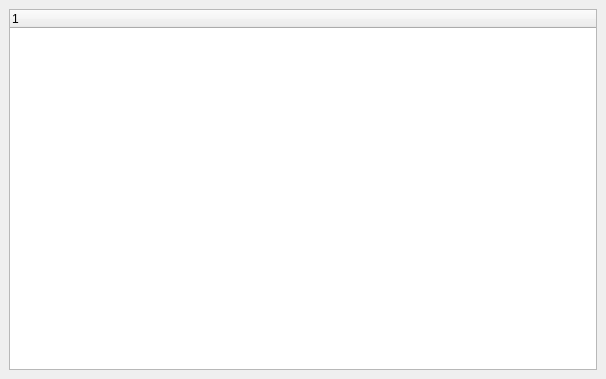
<?xml version="1.0" encoding="UTF-8"?>
<ui version="4.0">
 <class>AdvRAM</class>
 <widget class="QWidget" name="AdvRAM">
  <property name="geometry">
   <rect>
    <x>0</x>
    <y>0</y>
    <width>606</width>
    <height>379</height>
   </rect>
  </property>
  <property name="windowTitle">
   <string>Form</string>
  </property>
  <layout class="QGridLayout" name="gridLayout">
   <property name="leftMargin">
    <number>0</number>
   </property>
   <property name="topMargin">
    <number>0</number>
   </property>
   <property name="rightMargin">
    <number>0</number>
   </property>
   <property name="bottomMargin">
    <number>0</number>
   </property>
   <property name="spacing">
    <number>0</number>
   </property>
   <item row="0" column="0">
    <widget class="QStackedWidget" name="stackedWidget">
     <property name="contextMenuPolicy">
      <enum>Qt::ActionsContextMenu</enum>
     </property>
     <property name="currentIndex">
      <number>1</number>
     </property>
     <widget class="QWidget" name="mainPage">
      <layout class="QHBoxLayout" name="horizontalLayout">
       <item>
        <widget class="QLabel" name="label">
         <property name="text">
          <string>AdvRam</string>
         </property>
        </widget>
       </item>
      </layout>
     </widget>
     <widget class="QWidget" name="treePage">
      <layout class="QVBoxLayout" name="verticalLayout">
       <property name="spacing">
        <number>9</number>
       </property>
       <property name="leftMargin">
        <number>9</number>
       </property>
       <property name="topMargin">
        <number>9</number>
       </property>
       <property name="rightMargin">
        <number>9</number>
       </property>
       <property name="bottomMargin">
        <number>9</number>
       </property>
       <item>
        <widget class="QTreeWidget" name="treeWidget">
         <column>
          <property name="text">
           <string notr="true">1</string>
          </property>
         </column>
        </widget>
       </item>
      </layout>
     </widget>
    </widget>
   </item>
  </layout>
 </widget>
 <resources/>
 <connections/>
</ui>
